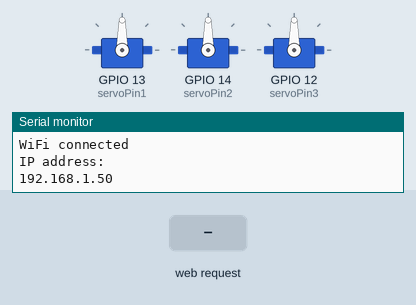
The sketch below on a simulated ESP8266 (NodeMCU). Shown: 3 × servo, the last lines printed to the serial monitor. Inputs (shaded band) come from the test bench. WiFi joins after 1.5 s; servers stay silent unless stated.

Above: at 2.7 s.
2.8 s: HTTP request GET /?value1= received
At 4.0 s:
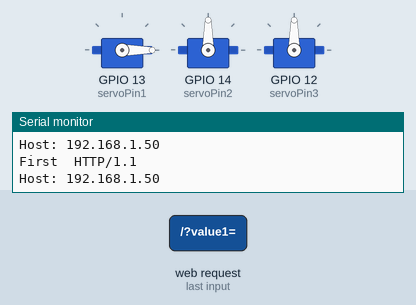
4.3 s: HTTP request GET /?value2= received
At 5.3 s:
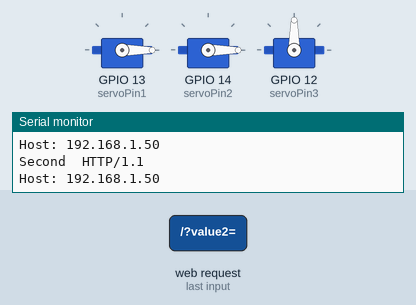
5.8 s: HTTP request GET /?value3= received
At 6.5 s:
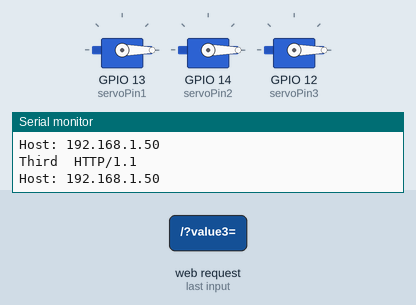
Timing chart, 0 to 8.8 s (numbered marks = the images above; inputs shaded):
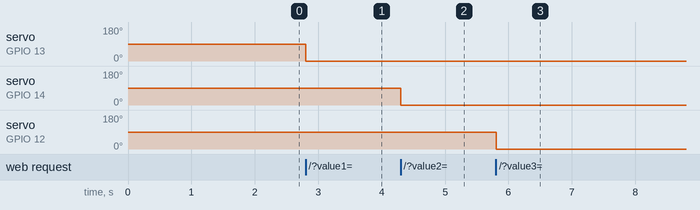

The sketch:

arm_web.ino
```cpp
#include <Servo.h>
#include <ESP8266WiFi.h>
#include <DNSServer.h>            //Local DNS Server used for redirecting all requests to the configuration portal
#include <ESP8266WebServer.h>     //Local WebServer used to serve the configuration portal
#include <WiFiManager.h>          //https://github.com/tzapu/WiFiManager WiFi Configuration Magic

//Declare 3 servos
Servo myservo1;
Servo myservo2;
Servo myservo3;

//Allot pins to each servo
static const int servoPin1 = 13;
static const int servoPin2 = 14;
static const int servoPin3 = 12;

// Set web server port number to 80
WiFiServer server(80);

// Variable to store the HTTP request
String header;

// Decode HTTP GET value and set sliders initially to 0
String valueString1 = String(0);
String valueString2 = String(0);
String valueString3 = String(0);

int pos1 = 0;
int pos2 = 0;
int pos3 = 0;
int pos4 = 0;
int pos5 = 0;
int pos6 = 0;

WiFiClient client;

void setup() {
  Serial.begin(115200);
  WiFiManager wifiManager;
  wifiManager.autoConnect("SRC");
  WiFi.setSleepMode(WIFI_NONE_SLEEP);

  // attaches the servo on the servoPin to the servo object
  myservo1.attach(servoPin1);
  myservo2.attach(servoPin2);
  myservo3.attach(servoPin3);

  // Print local IP address and start web server
  Serial.println("WiFi connected");
  Serial.println("IP address: ");
  Serial.println(WiFi.localIP());
  server.begin();
}

void loop(){
  WiFiClient client = server.available();   // Listen for incoming clients
  if (client) {                             // If a new client connects,
    String currentLine = "";                // make a String to hold incoming data from the client
    while (client.connected()) {            // loop while the client's connected
      if (client.available()) {             // if there's bytes to read from the client,
        char c = client.read();             // read a byte, then
        Serial.write(c);                    // print it out the serial monitor
        header += c;
        if (c == '\n') {                    // if the byte is a newline character
          // if the current line is blank, you got two newline characters in a row.
          // that's the end of the client HTTP request, so send a response:
          if (currentLine.length() == 0) {
            // HTTP headers always start with a response code (e.g. HTTP/1.1 200 OK)
            // and a content-type so the client knows what's coming, then a blank line:
            client.println("HTTP/1.1 200 OK");
            client.println("Content-type:text/html");
            client.println("Connection: close");
            client.println(); //very imp to init html on client side

            // Display the HTML web page
            client.println("<!DOCTYPE html><html>");
            client.println("<head><meta name=\"viewport\" content=\"width=device-width, initial-scale=1\">");
            client.println("<link rel=\"icon\" href=\"data:,\">");

            // CSS to style the on/off buttons
            // Feel free to change the background-color and font-size attributes to fit your preferences
            client.println("<style>body { text-align: center; font-family: \"Trebuchet MS\", Arial; margin-left:auto; margin-right:auto;}");
            client.println(".slider { width: 300px; }</style>");
            client.println("<script src=\"https://ajax.googleapis.com/ajax/libs/jquery/3.3.1/jquery.min.js\"></script>");
            client.println("</head><body><h1>Acrobot</h1>");

            //Servo 1
            client.println("<h3>Base Motion</h3>");
            client.println("<p>Position: <span id=\"servoPos1\"></span></p>");
            client.println("<input type=\"range\" min=\"0\" max=\"180\" class=\"slider\" id=\"servoSlider1\" onchange=\"servo1(this.value)\" value=\""+valueString1+"\"/>");
            client.println("<script>var slider1 = document.getElementById(\"servoSlider1\");");
            client.println("var servoP1 = document.getElementById(\"servoPos1\"); servoP1.innerHTML = slider1.value;");
            client.println("slider1.oninput = function() { slider1.value = this.value; servoP1.innerHTML = this.value; }");
            client.println("$.ajaxSetup({timeout:1000}); function servo1(pos) { ");
            client.println("$.get(\"/?value1=\" + pos + \"&\"); {Connection: close};}</script>");

            //Servo 2
            client.println("<h3>Claw Motion</h3>");
            client.println("<p>Position: <span id=\"servoPos2\"></span></p>");
            client.println("<input type=\"range\" min=\"0\" max=\"100\" class=\"slider\" id=\"servoSlider2\" onchange=\"servo2(this.value)\" value=\""+valueString2+"\"/>");
            client.println("<script>var slider2 = document.getElementById(\"servoSlider2\");");
            client.println("var servoP2 = document.getElementById(\"servoPos2\"); servoP2.innerHTML = slider2.value;");
            client.println("slider2.oninput = function() { slider2.value = this.value; servoP2.innerHTML = this.value; }");
            client.println("$.ajaxSetup({timeout:1000}); function servo2(pos) { ");
            client.println("$.get(\"/?value2=\" + pos + \"&\"); {Connection: close};}</script>");

            //Servo 3
            client.println("<h3>Elbow Motion</h3>");
            client.println("<p>Position: <span id=\"servoPos3\"></span></p>");
            client.println("<input type=\"range\" min=\"0\" max=\"180\" class=\"slider\" id=\"servoSlider3\" onchange=\"servo3(this.value)\" value=\""+valueString3+"\"/>");
            client.println("<script>var slider3 = document.getElementById(\"servoSlider3\");");
            client.println("var servoP3 = document.getElementById(\"servoPos3\"); servoP3.innerHTML = slider3.value;");
            client.println("slider3.oninput = function() { slider3.value = this.value; servoP3.innerHTML = this.value; }");
            client.println("$.ajaxSetup({timeout:1000}); function servo3(pos) { ");
            client.println("$.get(\"/?value3=\" + pos + \"&\"); {Connection: close};}</script>");

            client.println("</body></html>");

            //GET /?value1=180& HTTP/1.1
            if(header.indexOf("GET /?value1=")>=0) {
              pos1 = header.indexOf('=');
              pos2 = header.indexOf('&');
              valueString1 = header.substring(pos1+1, pos2);

              //Rotate the servo
              myservo1.write(valueString1.toInt());
              Serial.println("First "+valueString1);
            }

            //GET /?value2=180& HTTP/1.1
            if(header.indexOf("GET /?value2=")>=0) {
              pos3 = header.indexOf('=');
              pos4 = header.indexOf('&');
              valueString2 = header.substring(pos3+1, pos4);

              //Rotate the servo
              myservo2.write(valueString2.toInt());
              Serial.println("Second "+valueString2);
            }

            //GET /?value3=180& HTTP/1.1
            if(header.indexOf("GET /?value3=")>=0) {
              pos5 = header.indexOf('=');
              pos6 = header.indexOf('&');
              valueString3 = header.substring(pos5+1, pos6);

              //Rotate the servo
              myservo3.write(valueString3.toInt());
              Serial.println("Third "+valueString3);
            }

            // The HTTP response ends with another blank line
            client.println();

            // Break out of the while loop
            break;
          } else {
            // if you got a newline, then clear currentLine
            currentLine = "";
          }
        } else if (c != '\r') {

           // if you got anything else but a carriage return character,
           // add it to the end of the currentLine
          currentLine += c;
        }
      }
    }
    // Clear the header variable
    header = "";

    // Close the connection
    client.stop();
    Serial.println("");
  }
}
```

Measured:
- after the input at 2.8 s, servo on GPIO 13 (servoPin1): 90° → 0° at once
- after the input at 4.3 s, servo on GPIO 14 (servoPin2): 90° → 0° at once
- after the input at 5.8 s, servo on GPIO 12 (servoPin3): 90° → 0° at once
